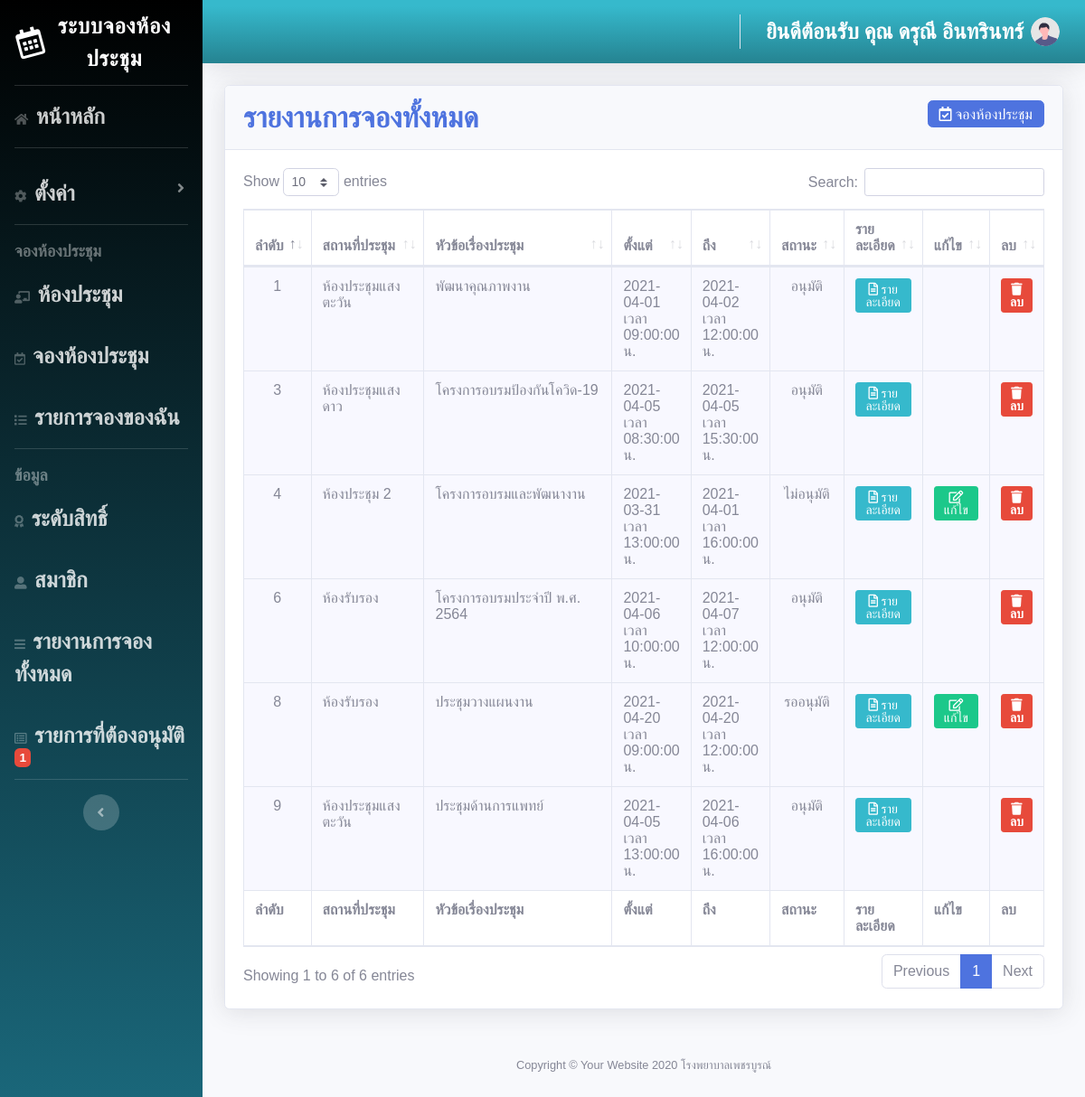
/meeting/showbooking_admin.php (signed in), run on the app's committed database.
### tables this page shows
CREATE TABLE `event` (
  `ev_id` int(11) NOT NULL,
  `ev_title` varchar(256) NOT NULL,
  `ev_startdate` date NOT NULL,
  `ev_enddate` date NOT NULL,
  `ev_starttime` time NOT NULL,
  `ev_endtime` time NOT NULL,
  `ev_color` varchar(15) NOT NULL DEFAULT '#FFFFFF',
  `ev_createdate` timestamp NOT NULL DEFAULT CURRENT_TIMESTAMP,
  `ev_people` int(5) NOT NULL,
  `ev_status` int(1) NOT NULL,
  `st_id` int(10) NOT NULL,
  `id` int(10) NOT NULL,
  `ro_id` int(5) NOT NULL,
  `ev_url` varchar(300) NOT NULL,
  `ev_bgcolor` varchar(15) NOT NULL DEFAULT '#FFFFFF',
  `ev_repeatday` varchar(20) NOT NULL,
  `event_id` varchar(15) NOT NULL
);

CREATE TABLE `rooms` (
  `ro_id` int(5) NOT NULL,
  `ro_name` varchar(50) NOT NULL,
  `ro_people` int(4) NOT NULL,
  `ro_color` varchar(20) NOT NULL,
  `ro_detail` text NOT NULL
);

### meeting/showbooking_admin.php (the view, shortened to what this page needs)
<?php
if (!$_SESSION['userid']) {
  header("Location: frm_login.php");
} else {
  include ('connect.php');
  $sql = "select event.ev_id, event.event_id, event.ev_title, event.ev_startdate, event.ev_enddate, event.ev_starttime, event.ev_endtime, event.ev_status, event.ev_people, event.ev_createdate, rooms.ro_id, rooms.ro_name, member.id
  from event
  inner join rooms on event.ro_id = rooms.ro_id
  inner join member on event.id = member.id group by event.event_id" ;
  $query = mysqli_query($con, $sql)
  or die ("3.ไม่สามารถประมวลผลคำสั่งได้").mysqli_error;
  ?>
  <!DOCTYPE html>
  <html lang="en">
  <head>
    <link href="vendor/fontawesome-free/css/all.min.css" rel="stylesheet" type="text/css">
    <link href="css/sb-admin-2.min.css" rel="stylesheet">
    <link href="vendor/datatables/dataTables.bootstrap4.min.css" rel="stylesheet">
  </head>
  <body id="page-top">
    <?php
    include "admin_menu.php";
    ?>
    <div class="container-fluid">
      <div class="card shadow mb-4">
        <div class="card-header py-3">
          <h6 class="m-0 font-weight-bold text-primary"><font size="6" face="TH SarabunPSK"> รายงานการจองทั้งหมด </font><a href="frm_addbooking_admin.php"><span class="btn btn-primary btn-md  fa fas-plus float-right "><i class="far fa-calendar-check"> จองห้องประชุม</i></a></h6>
          </div>
          <div class="card-body">
            <div class="table-responsive">
              <table class="table table-bordered" id="dataTable" width="100%" cellspacing="0">
                <thead>
                  <tr>
                    <th>ลำดับ</th>
                    <th>สถานที่ประชุม</th>
                    <th>หัวข้อเรื่องประชุม</th>
                    <th>ตั้งแต่</th>
                    <th>ถึง</th>
                    <th>สถานะ</th>
                    <th>รายละเอียด</th>
                    <th>แก้ไข</th>
                    <th>ลบ</th>
                  </tr>
                </thead>
                <tbody>
                  <?php
                  while ($rs=mysqli_fetch_array($query)){
                    ?>
                    <tr>
                      <td  align="center" bgcolor="#F8F8FF"><?php echo $rs['ev_id']; ?></td>
                      <td align="left" width="140" bgcolor="#F8F8FF" ><?php echo $rs['ro_name']; ?></td>
                      <td align="left" width="300" bgcolor="#F8F8FF"><?php echo $rs['ev_title']; ?><?php echo "</a>"; ?></td>
                      <td align="left"  bgcolor="#F8F8FF" ><?php echo $rs['ev_startdate']; ?> เวลา <?php echo $rs['ev_starttime']; ?> น.</td>
                      <td align="left" bgcolor="#F8F8FF" ><?php echo $rs['ev_enddate']; ?> เวลา <?php echo $rs['ev_endtime']; ?> น.</td>
                      <td align="center" bgcolor="#F8F8FF" ><?php  if($rs['ev_status']=='0'){echo "รออนุมัติจากหัวหน้า";
                    } else if($rs['ev_status']=='1'){echo "รออนุมัติ";
                  } else if($rs['ev_status']=='2'){echo "ไม่อนุมัติจากหัวหน้า";
                } else if($rs['ev_status']=='3'){echo "อนุมัติ";
              } else if($rs['ev_status']=='4'){echo "ไม่อนุมัติ";
            } else if($rs['ev_status']=='5'){echo "ยกเลิก";
          }?></td>
          <td align="center" bgcolor="#F8F8FF"><div align="center">
           <?php echo "<a href=\"detailbooking_admin.php?ev_id=$rs[ev_id]\">"; ?><span  class="btn btn-info btn-sm " > <i class="far fa-file-alt">  รายละเอียด  </i></span></a></div></td>
           <td align="center" bgcolor="#F8F8FF"><div align="center">
            <?php if($rs['ev_status']!='3') {
              echo '<a href="frm_editbooking1_admin.php?ev_id='.$rs['ev_id'].'">';
              echo '<span class="btn btn-success btn-sm " > <i class="far fa-edit">  แก้ไข </i></span></a></div>';
            } ?>
          </td>
          <td align="center" bgcolor="#F8F8FF"><div align="center">
           <?php echo "<a href=\"frm_deleteallbooking_admin.php?ev_id=$rs[ev_id]\">"; ?><span  class="btn btn-danger btn-sm  " > <i class="fas fa-trash"> ลบ </i></a></div></td>
           </tr>
           <?php
         }
         ?>
       </tbody>
       <tfoot>
        <tr>
          <th>ลำดับ</th>
          <th>สถานที่ประชุม</th>
          <th>หัวข้อเรื่องประชุม</th>
          <th>ตั้งแต่</th>
          <th>ถึง</th>
          <th>สถานะ</th>
          <th>รายละเอียด</th>
          <th>แก้ไข</th>
          <th>ลบ</th>
        </tr>
      </tfoot>
    </table>
  </div>
</div>
</div>
</div>
</div>
<?php
include "foot1.php";
?>
</div>
</div>
                        </body>
                        </html>
                        <?php } ?>

### meeting/foot1.php (style rules this page uses)
body { font-family: "Poppins", sans-serif; background-color:#F8F8FF; height: 100vh; }

### data on the page
event: ev_id "1", ro.ro_name "ห้องประชุมแสงตะวัน", ev_title "พัฒนาคุณภาพงาน", ev_startdate "2021-04-01", ev_starttime "09:00:00", ev_enddate "2021-04-02", ev_endtime "12:00:00", ev_status "อนุมัติ"
event: ev_id "3", ro.ro_name "ห้องประชุมแสงดาว", ev_title "โครงการอบรมป้องกันโควิด-19", ev_startdate "2021-04-05", ev_starttime "08:30:00", ev_enddate "2021-04-05", ev_endtime "15:30:00", ev_status "อนุมัติ"
event: ev_id "4", ro.ro_name "ห้องประชุม 2", ev_title "โครงการอบรมและพัฒนางาน", ev_startdate "2021-03-31", ev_starttime "13:00:00", ev_enddate "2021-04-01", ev_endtime "16:00:00", ev_status "ไม่อนุมัติ"
event: ev_id "6", ro.ro_name "ห้องรับรอง", ev_title "โครงการอบรมประจำปี พ.ศ. 2564", ev_startdate "2021-04-06", ev_starttime "10:00:00", ev_enddate "2021-04-07", ev_endtime "12:00:00", ev_status "อนุมัติ"
event: ev_id "8", ro.ro_name "ห้องรับรอง", ev_title "ประชุมวางแผนงาน", ev_startdate "2021-04-20", ev_starttime "09:00:00", ev_enddate "2021-04-20", ev_endtime "12:00:00", ev_status "รออนุมัติ"
event: ev_id "9", ro.ro_name "ห้องประชุมแสงตะวัน", ev_title "ประชุมด้านการแพทย์", ev_startdate "2021-04-05", ev_starttime "13:00:00", ev_enddate "2021-04-06", ev_endtime "16:00:00", ev_status "อนุมัติ"

### other printed values
$num "1"
$_SESSION['user'] "ดรุณี อินทรินทร์"
